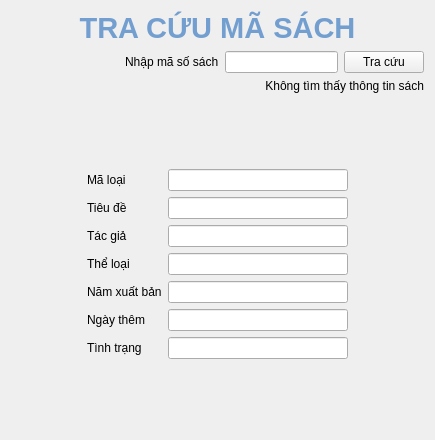
          <widget class="QWidget" name="tab_4">
           <attribute name="title">
            <string>Tra cứu mã sách</string>
           </attribute>
           <layout class="QGridLayout" name="gridLayout_15">
            <item row="5" column="1">
             <spacer name="verticalSpacer_17">
              <property name="orientation">
               <enum>Qt::Vertical</enum>
              </property>
              <property name="sizeHint" stdset="0">
               <size>
                <width>20</width>
                <height>40</height>
               </size>
              </property>
             </spacer>
            </item>
            <item row="3" column="1">
             <spacer name="verticalSpacer_16">
              <property name="orientation">
               <enum>Qt::Vertical</enum>
              </property>
              <property name="sizeHint" stdset="0">
               <size>
                <width>20</width>
                <height>40</height>
               </size>
              </property>
             </spacer>
            </item>
            <item row="4" column="0">
             <spacer name="horizontalSpacer_18">
              <property name="orientation">
               <enum>Qt::Horizontal</enum>
              </property>
              <property name="sizeHint" stdset="0">
               <size>
                <width>40</width>
                <height>20</height>
               </size>
              </property>
             </spacer>
            </item>
            <item row="4" column="2">
             <spacer name="horizontalSpacer_19">
              <property name="orientation">
               <enum>Qt::Horizontal</enum>
              </property>
              <property name="sizeHint" stdset="0">
               <size>
                <width>40</width>
                <height>20</height>
               </size>
              </property>
             </spacer>
            </item>
            <item row="1" column="0" colspan="3">
             <layout class="QHBoxLayout" name="horizontalLayout_46">
              <item>
               <spacer name="horizontalSpacer_17">
                <property name="orientation">
                 <enum>Qt::Horizontal</enum>
                </property>
                <property name="sizeHint" stdset="0">
                 <size>
                  <width>40</width>
                  <height>20</height>
                 </size>
                </property>
               </spacer>
              </item>
              <item>
               <widget class="QLabel" name="label_53">
                <property name="text">
                 <string>Nhập mã số sách</string>
                </property>
               </widget>
              </item>
              <item>
               <widget class="QLineEdit" name="searchBID_sLine"/>
              </item>
              <item>
               <widget class="QPushButton" name="searchBID_sButton">
                <property name="text">
                 <string>Tra cứu</string>
                </property>
               </widget>
              </item>
             </layout>
            </item>
            <item row="2" column="0" colspan="3">
             <widget class="QLabel" name="searchBID_nFoundLabel">
              <property name="text">
               <string>&lt;html&gt;&lt;head/&gt;&lt;body&gt;&lt;p align=&quot;right&quot;&gt;Không tìm thấy thông tin sách&lt;/p&gt;&lt;/body&gt;&lt;/html&gt;</string>
              </property>
             </widget>
            </item>
            <item row="4" column="1">
             <widget class="QWidget" name="searchBookID_Form" native="true">
              <layout class="QVBoxLayout" name="verticalLayout_10">
               <property name="leftMargin">
                <number>30</number>
               </property>
               <property name="topMargin">
                <number>30</number>
               </property>
               <property name="rightMargin">
                <number>30</number>
               </property>
               <property name="bottomMargin">
                <number>30</number>
               </property>
               <item>
                <layout class="QHBoxLayout" name="horizontalLayout_50">
                 <property name="topMargin">
                  <number>0</number>
                 </property>
                 <item>
                  <widget class="QLabel" name="label_56">
                   <property name="text">
                    <string>Mã loại</string>
                   </property>
                  </widget>
                 </item>
                 <item>
                  <widget class="QLineEdit" name="searchBID_BTLine">
                   <property name="minimumSize">
                    <size>
                     <width>180</width>
                     <height>0</height>
                    </size>
                   </property>
                   <property name="maximumSize">
                    <size>
                     <width>180</width>
                     <height>16777215</height>
                    </size>
                   </property>
                  </widget>
                 </item>
                </layout>
               </item>
               <item>
                <layout class="QHBoxLayout" name="horizontalLayout_48">
                 <item>
                  <widget class="QLabel" name="label_54">
                   <property name="text">
                    <string>Tiêu đề</string>
                   </property>
                  </widget>
                 </item>
                 <item>
                  <widget class="QLineEdit" name="searchBID_titleLine">
                   <property name="minimumSize">
                    <size>
                     <width>180</width>
                     <height>0</height>
                    </size>
                   </property>
                   <property name="maximumSize">
                    <size>
                     <width>180</width>
                     <height>16777215</height>
                    </size>
                   </property>
                  </widget>
                 </item>
                </layout>
               </item>
               <item>
                <layout class="QHBoxLayout" name="horizontalLayout_49">
                 <item>
                  <widget class="QLabel" name="label_55">
                   <property name="text">
                    <string>Tác giả</string>
                   </property>
                  </widget>
                 </item>
                 <item>
                  <widget class="QLineEdit" name="searchBID_author">
                   <property name="minimumSize">
                    <size>
                     <width>180</width>
                     <height>0</height>
                    </size>
                   </property>
                   <property name="maximumSize">
                    <size>
                     <width>180</width>
                     <height>16777215</height>
                    </size>
                   </property>
                  </widget>
                 </item>
                </layout>
               </item>
               <item>
                <layout class="QHBoxLayout" name="horizontalLayout_51">
                 <property name="topMargin">
                  <number>0</number>
                 </property>
                 <item>
                  <widget class="QLabel" name="label_58">
                   <property name="text">
                    <string>Thể loại</string>
                   </property>
                  </widget>
                 </item>
                 <item>
                  <widget class="QLineEdit" name="searchBID_typeLine">
                   <property name="minimumSize">
                    <size>
                     <width>180</width>
                     <height>0</height>
                    </size>
                   </property>
                   <property name="maximumSize">
                    <size>
                     <width>180</width>
                     <height>16777215</height>
                    </size>
                   </property>
                  </widget>
                 </item>
                </layout>
               </item>
               <item>
                <layout class="QHBoxLayout" name="horizontalLayout_47">
                 <property name="topMargin">
                  <number>0</number>
                 </property>
                 <item>
                  <widget class="QLabel" name="label_57">
                   <property name="text">
                    <string>Năm xuất bản</string>
                   </property>
                  </widget>
                 </item>
                 <item>
                  <widget class="QLineEdit" name="searchBID_yLine">
                   <property name="minimumSize">
                    <size>
                     <width>180</width>
                     <height>0</height>
                    </size>
                   </property>
                   <property name="maximumSize">
                    <size>
                     <width>180</width>
                     <height>16777215</height>
                    </size>
                   </property>
                  </widget>
                 </item>
                </layout>
               </item>
               <item>
                <layout class="QHBoxLayout" name="horizontalLayout_53">
                 <item>
                  <widget class="QLabel" name="label_59">
                   <property name="text">
                    <string>Ngày thêm</string>
                   </property>
                  </widget>
                 </item>
                 <item>
                  <widget class="QLineEdit" name="searchBID_addDLine">
                   <property name="minimumSize">
                    <size>
                     <width>180</width>
                     <height>0</height>
                    </size>
                   </property>
                   <property name="maximumSize">
                    <size>
                     <width>180</width>
                     <height>16777215</height>
                    </size>
                   </property>
                  </widget>
                 </item>
                </layout>
               </item>
               <item>
                <layout class="QHBoxLayout" name="horizontalLayout_54">
                 <property name="topMargin">
                  <number>0</number>
                 </property>
                 <item>
                  <widget class="QLabel" name="label_60">
                   <property name="text">
                    <string>Tình trạng</string>
                   </property>
                  </widget>
                 </item>
                 <item>
                  <widget class="QLineEdit" name="searchBID_stateLine">
                   <property name="minimumSize">
                    <size>
                     <width>180</width>
                     <height>0</height>
                    </size>
                   </property>
                   <property name="maximumSize">
                    <size>
                     <width>180</width>
                     <height>16777215</height>
                    </size>
                   </property>
                  </widget>
                 </item>
                </layout>
               </item>
              </layout>
             </widget>
            </item>
            <item row="0" column="0" colspan="3">
             <widget class="QLabel" name="label_84">
              <property name="text">
               <string>&lt;html&gt;&lt;head/&gt;&lt;body&gt;&lt;p align=&quot;center&quot;&gt;&lt;span style=&quot; font-size:22pt; font-weight:600; color:#729fcf;&quot;&gt;TRA CỨU MÃ SÁCH&lt;/span&gt;&lt;/p&gt;&lt;/body&gt;&lt;/html&gt;</string>
              </property>
             </widget>
            </item>
           </layout>
          </widget>
